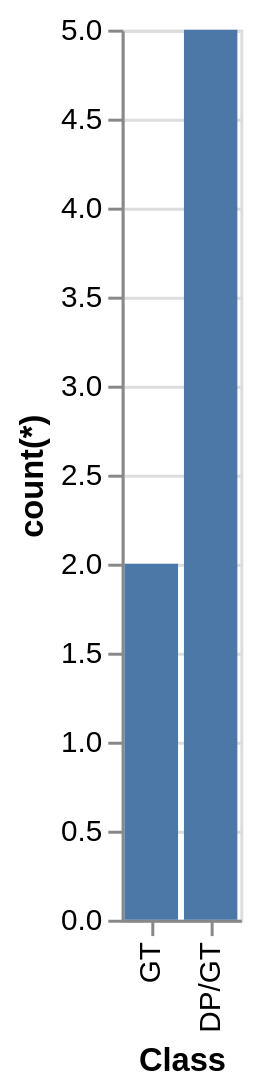

Write the Vega-Lite specification saved for this chart.
### Vega-Lite specification from a JSON file in a GitHub repository (floating-point values rounded to 4 significant figures)
{"data": {"values": [{"x_data": "GT", "y_data": 2}, {"x_data": "DP/GT", "y_data": 5}]}, "mark": "bar", "encoding": {"x": {"field": "x_data", "type": "nominal", "title": "Class", "sort": "descending"}, "y": {"field": "y_data", "type": "quantitative", "title": "count(*)"}}}
